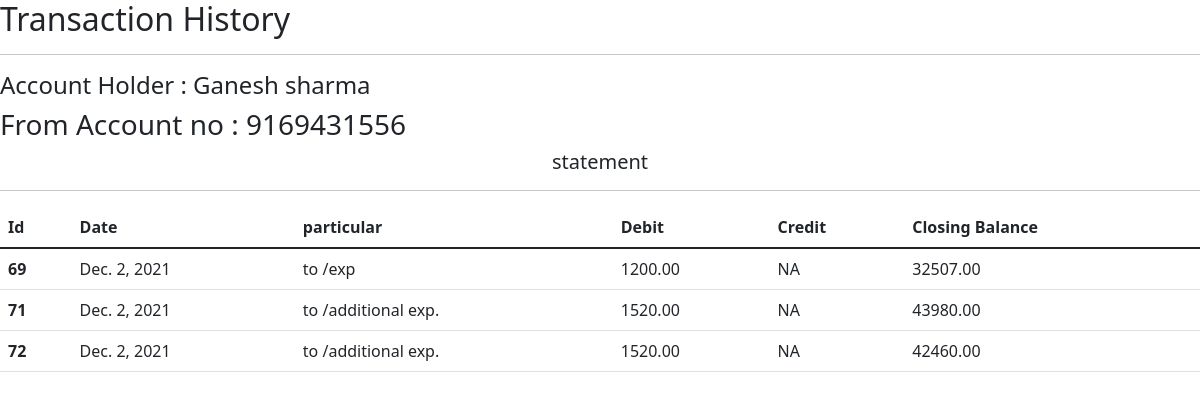
Page /account/tran_history/ (signed in) on the earlier database version.
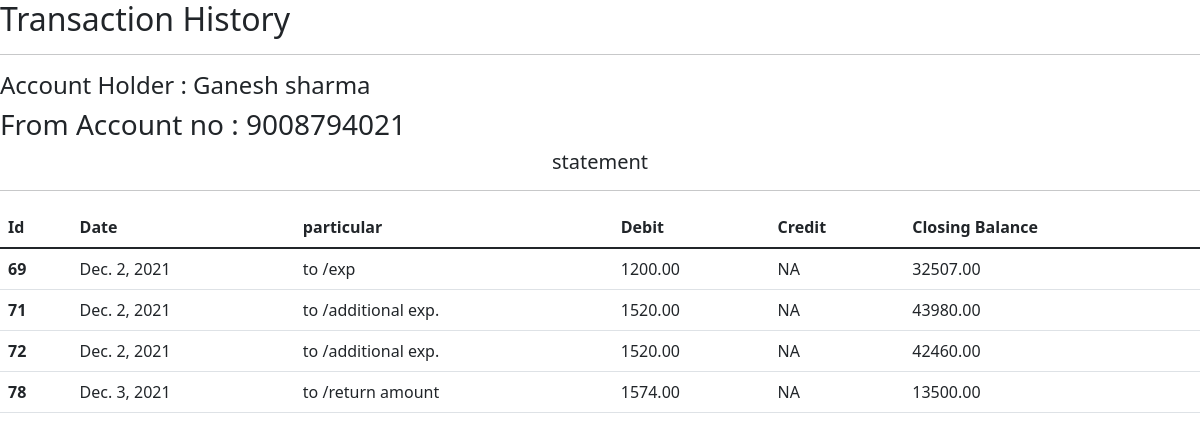
Same page on the later database version.
### accountapp/models.py (models this page shows, shortened)
class MoneyTransfer(models.Model):
    owner = models.ForeignKey(User_Model, on_delete=models.CASCADE, blank=True, null=True)
    from_account = models.CharField(max_length=10)
    to_account = models.CharField(max_length=10, null=False)
    amount = models.DecimalField(max_digits=10, decimal_places=2, null=True)
    deposit_amount = models.DecimalField(max_digits=10, decimal_places=2, null=True)
    transaction_date = models.DateField(auto_now_add=True)
    remark = models.CharField(max_length=50, null=True)
    opening_balance = models.DecimalField(max_digits=12, decimal_places=2, default=0)

### accountapp/views.py (the view)
# urls.py: path('tran_history/', views.transaction_history, name="transaction_history"),
def transaction_history(request):
    mail_id = request.session['email']
    user_id = User_Model.objects.get(email=mail_id)
    statement_id = MoneyTransfer.objects.filter(owner__email=mail_id)
    balance_id = UserBankAccount.objects.filter(user__email=mail_id)
    for bal in balance_id:
        balance = bal.initial_balance
    for statement in statement_id:
        account_no = statement.from_account
    content = {
        'tran_id': statement_id,
        'owner_account_no': account_no,
        'user_name': user_id.name,
        'balance': balance,
        'balance_id': balance_id
    }
    return render(request, "accountapp/transactions.html", content)

### templates/accountapp/transactions.html (shortened to what this page needs)
{% extends "base.html" %}
{% block body %}
<head>
</head>
<body>
  <h2>Transaction History</h2><hr>
  <h4>Account Holder : {{ user_name }}</h4>
  <h3>From Account no : {{ owner_account_no }}</h3>
  <h5 class="text-center">statement</h5>
  <hr>
      <table class="table">
    <thead>
      <tr>
        <th scope="col">Id</th>
        <th scope="col">Date</th>
        <th scope="col">particular</th>
        <th scope="col">Debit</th>
        <th scope="col">Credit</th>
        <th scope="col">Closing Balance</th>
      </tr>
    </thead>
    <tbody>
    {% for transact in tran_id %}
      <tr>
        <th scope="row">{{ transact.id }}</th>
        <td>{{ transact.transaction_date }}</td>
        <td>to {{ transact.from_to }}/{{ transact.remark }}</td>
        <td>{{ transact.amount }}</td>
        <td>NA</td>
        <td>{{ transact.opening_balance }}</td>
      </tr>
    {% endfor %}
    </tbody>
  </table>
</body>
</html>
</body>
</html>
{% endblock body %}

Differences in the rows shown:
added MoneyTransfer: from_account "9008794021"
Other differences:
{{ owner_account_no }}: "9169431556" → "9008794021"
